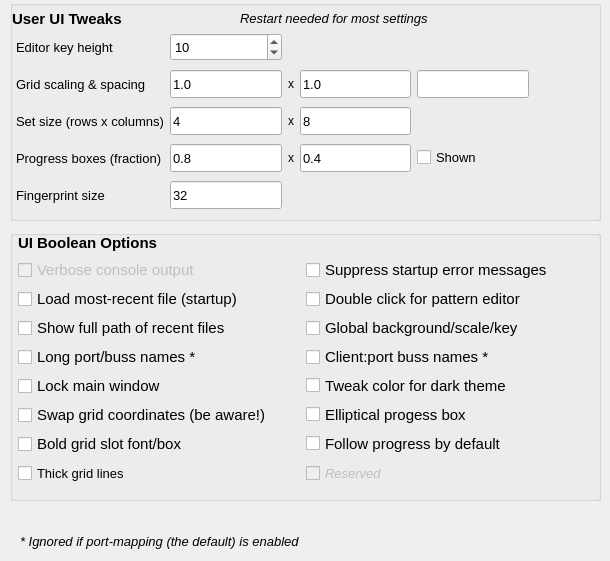
     <widget class="QWidget" name="tabDisplay">
      <property name="toolTip">
       <string>Provides some minor tweaks of the user-interface.  Edit the 'usr' file for far more control over settings.</string>
      </property>
      <attribute name="title">
       <string>&amp;Display</string>
      </attribute>
      <widget class="QGroupBox" name="groupBoxBooleanOptions">
       <property name="geometry">
        <rect>
         <x>10</x>
         <y>230</y>
         <width>591</width>
         <height>271</height>
        </rect>
       </property>
       <property name="font">
        <font>
         <pointsize>11</pointsize>
         <bold>false</bold>
        </font>
       </property>
       <property name="title">
        <string/>
       </property>
       <property name="flat">
        <bool>false</bool>
       </property>
       <widget class="QWidget" name="layoutWidgetBooleanOptions">
        <property name="geometry">
         <rect>
          <x>8</x>
          <y>4</y>
          <width>570</width>
          <height>251</height>
         </rect>
        </property>
        <layout class="QGridLayout" name="gridLayout">
         <item row="4" column="0">
          <widget class="QCheckBox" name="checkBoxLongBussNames">
           <property name="minimumSize">
            <size>
             <width>0</width>
             <height>24</height>
            </size>
           </property>
           <property name="maximumSize">
            <size>
             <width>16777215</width>
             <height>24</height>
            </size>
           </property>
           <property name="toolTip">
            <string>rc: [Seq66] port-naming = long</string>
           </property>
           <property name="text">
            <string>Long port/buss names *</string>
           </property>
          </widget>
         </item>
         <item row="1" column="0">
          <widget class="QCheckBox" name="checkBoxVerbose">
           <property name="enabled">
            <bool>false</bool>
           </property>
           <property name="minimumSize">
            <size>
             <width>0</width>
             <height>24</height>
            </size>
           </property>
           <property name="maximumSize">
            <size>
             <width>16777215</width>
             <height>24</height>
            </size>
           </property>
           <property name="toolTip">
            <string>Shows the status of rc / [Seq66] / verbose.
Always set to false at exit.</string>
           </property>
           <property name="text">
            <string>Verbose console output</string>
           </property>
          </widget>
         </item>
         <item row="4" column="1">
          <widget class="QCheckBox" name="checkBoxPairBussNames">
           <property name="minimumSize">
            <size>
             <width>0</width>
             <height>24</height>
            </size>
           </property>
           <property name="maximumSize">
            <size>
             <width>16777215</width>
             <height>24</height>
            </size>
           </property>
           <property name="toolTip">
            <string>rc: [Seq66] port-naming = pair</string>
           </property>
           <property name="text">
            <string>Client:port buss names *</string>
           </property>
          </widget>
         </item>
         <item row="3" column="1">
          <widget class="QCheckBox" name="checkBoxGlobalSeqFeature">
           <property name="minimumSize">
            <size>
             <width>0</width>
             <height>24</height>
            </size>
           </property>
           <property name="maximumSize">
            <size>
             <width>16777215</width>
             <height>24</height>
            </size>
           </property>
           <property name="toolTip">
            <string>usr: [user-interface-settings] global-seq-feature</string>
           </property>
           <property name="text">
            <string>Global background/scale/key</string>
           </property>
          </widget>
         </item>
         <item row="2" column="1">
          <widget class="QCheckBox" name="checkBoxDoubleClickEdit">
           <property name="minimumSize">
            <size>
             <width>0</width>
             <height>24</height>
            </size>
           </property>
           <property name="maximumSize">
            <size>
             <width>16777215</width>
             <height>24</height>
            </size>
           </property>
           <property name="toolTip">
            <string>rc: [interaction-method] double-click-edit</string>
           </property>
           <property name="text">
            <string>Double click for pattern editor</string>
           </property>
          </widget>
         </item>
         <item row="1" column="1">
          <widget class="QCheckBox" name="checkBoxQuiet">
           <property name="minimumSize">
            <size>
             <width>0</width>
             <height>24</height>
            </size>
           </property>
           <property name="maximumSize">
            <size>
             <width>16777215</width>
             <height>24</height>
            </size>
           </property>
           <property name="toolTip">
            <string>Enable to suppress error prompts at startup.
Useful if the prompts are going to be ignored
anyway.</string>
           </property>
           <property name="text">
            <string>Suppress startup error messages</string>
           </property>
          </widget>
         </item>
         <item row="6" column="0">
          <widget class="QCheckBox" name="checkBoxSwapCoordinates">
           <property name="minimumSize">
            <size>
             <width>0</width>
             <height>24</height>
            </size>
           </property>
           <property name="maximumSize">
            <size>
             <width>16777215</width>
             <height>24</height>
            </size>
           </property>
           <property name="toolTip">
            <string>usr: [user-interface-settings] swap-coordinates</string>
           </property>
           <property name="text">
            <string>Swap grid coordinates (be aware!)</string>
           </property>
          </widget>
         </item>
         <item row="5" column="1">
          <widget class="QCheckBox" name="checkBoxDarkTheme">
           <property name="toolTip">
            <string>usr: [user-interface-settings] dark-theme
Applies a couple of color tweaks, such as
using inverse font color for slots.</string>
           </property>
           <property name="text">
            <string>Tweak color for dark theme</string>
           </property>
          </widget>
         </item>
         <item row="6" column="1">
          <widget class="QCheckBox" name="checkBoxElliptical">
           <property name="toolTip">
            <string>usr: [user-interface-settings] progress-box-elliptical
If set, the grid slot progress boxes are ellipses.</string>
           </property>
           <property name="text">
            <string>Elliptical progess box</string>
           </property>
          </widget>
         </item>
         <item row="3" column="0">
          <widget class="QCheckBox" name="checkBoxShowFullRecentPaths">
           <property name="minimumSize">
            <size>
             <width>0</width>
             <height>24</height>
            </size>
           </property>
           <property name="maximumSize">
            <size>
             <width>16777215</width>
             <height>24</height>
            </size>
           </property>
           <property name="toolTip">
            <string>rc: [recent-files] full-paths</string>
           </property>
           <property name="text">
            <string>Show full path of recent files</string>
           </property>
          </widget>
         </item>
         <item row="2" column="0">
          <widget class="QCheckBox" name="checkBoxLoadMostRecent">
           <property name="minimumSize">
            <size>
             <width>0</width>
             <height>24</height>
            </size>
           </property>
           <property name="maximumSize">
            <size>
             <width>16777215</width>
             <height>24</height>
            </size>
           </property>
           <property name="toolTip">
            <string>Load most-recent file at startup. Works only if there
is no active playlist. rc: [recent-files] load-most-recent</string>
           </property>
           <property name="text">
            <string>Load most-recent file (startup)</string>
           </property>
          </widget>
         </item>
         <item row="7" column="1">
          <widget class="QCheckBox" name="checkBoxFollowProgress">
           <property name="toolTip">
            <string>usr: [user-interface-settings] follow-progress
Sets the default setting for the follow-progress
button in the piano rolls.</string>
           </property>
           <property name="text">
            <string>Follow progress by default</string>
           </property>
          </widget>
         </item>
         <item row="7" column="0">
          <widget class="QCheckBox" name="checkBoxBoldGridSlots">
           <property name="minimumSize">
            <size>
             <width>0</width>
             <height>24</height>
            </size>
           </property>
           <property name="maximumSize">
            <size>
             <width>16777215</width>
             <height>24</height>
            </size>
           </property>
           <property name="toolTip">
            <string>usr: [user-interface-settings] progress-bar-thick</string>
           </property>
           <property name="text">
            <string>Bold grid slot font/box</string>
           </property>
          </widget>
         </item>
         <item row="0" column="0">
          <widget class="QLabel" name="label_7">
           <property name="font">
            <font>
             <pointsize>11</pointsize>
             <bold>true</bold>
            </font>
           </property>
           <property name="text">
            <string>UI Boolean Options</string>
           </property>
          </widget>
         </item>
         <item row="5" column="0">
          <widget class="QCheckBox" name="checkBoxLockMainWindow">
           <property name="minimumSize">
            <size>
             <width>0</width>
             <height>24</height>
            </size>
           </property>
           <property name="maximumSize">
            <size>
             <width>16777215</width>
             <height>24</height>
            </size>
           </property>
           <property name="toolTip">
            <string>usr: [user-ui-tweaks] lock-main-window</string>
           </property>
           <property name="text">
            <string>Lock main window</string>
           </property>
          </widget>
         </item>
         <item row="8" column="0">
          <widget class="QCheckBox" name="checkBoxGridlinesThick">
           <property name="enabled">
            <bool>true</bool>
           </property>
           <property name="minimumSize">
            <size>
             <width>0</width>
             <height>24</height>
            </size>
           </property>
           <property name="maximumSize">
            <size>
             <width>16777215</width>
             <height>24</height>
            </size>
           </property>
           <property name="font">
            <font>
             <pointsize>10</pointsize>
             <italic>false</italic>
             <bold>false</bold>
            </font>
           </property>
           <property name="toolTip">
            <string>usr: [user-interface-settings] gridlines-thick</string>
           </property>
           <property name="text">
            <string>Thick grid lines</string>
           </property>
          </widget>
         </item>
         <item row="8" column="1">
          <widget class="QCheckBox" name="checkBox_2">
           <property name="enabled">
            <bool>false</bool>
           </property>
           <property name="minimumSize">
            <size>
             <width>0</width>
             <height>24</height>
            </size>
           </property>
           <property name="maximumSize">
            <size>
             <width>16777215</width>
             <height>24</height>
            </size>
           </property>
           <property name="font">
            <font>
             <pointsize>10</pointsize>
             <italic>true</italic>
             <bold>false</bold>
            </font>
           </property>
           <property name="text">
            <string>Reserved</string>
           </property>
          </widget>
         </item>
        </layout>
       </widget>
      </widget>
      <widget class="QWidget" name="layoutWidgetGuiOptions">
       <property name="geometry">
        <rect>
         <x>16</x>
         <y>30</y>
         <width>513</width>
         <height>183</height>
        </rect>
       </property>
       <layout class="QGridLayout" name="gridLayoutUiValues" columnstretch="8,0,0,0,0">
        <item row="3" column="4">
         <widget class="QCheckBox" name="checkBoxProgressBoxShown">
          <property name="font">
           <font>
            <pointsize>10</pointsize>
            <bold>false</bold>
           </font>
          </property>
          <property name="text">
           <string>Shown</string>
          </property>
         </widget>
        </item>
        <item row="1" column="3">
         <widget class="QLineEdit" name="lineEditUiScalingHeight">
          <property name="minimumSize">
           <size>
            <width>0</width>
            <height>28</height>
           </size>
          </property>
          <property name="maximumSize">
           <size>
            <width>16777215</width>
            <height>28</height>
           </size>
          </property>
          <property name="font">
           <font>
            <pointsize>10</pointsize>
            <bold>false</bold>
           </font>
          </property>
          <property name="toolTip">
           <string>Scales the height of main window at startup.
Range: 0.5 to 3.0</string>
          </property>
          <property name="text">
           <string>1.0</string>
          </property>
         </widget>
        </item>
        <item row="2" column="1">
         <widget class="QLineEdit" name="lineEditSetSize">
          <property name="enabled">
           <bool>true</bool>
          </property>
          <property name="minimumSize">
           <size>
            <width>0</width>
            <height>28</height>
           </size>
          </property>
          <property name="maximumSize">
           <size>
            <width>16777215</width>
            <height>28</height>
           </size>
          </property>
          <property name="font">
           <font>
            <pointsize>10</pointsize>
            <bold>false</bold>
           </font>
          </property>
          <property name="toolTip">
           <string>Set the set-size rows.
Range: 4 to 8. Default: 4.</string>
          </property>
          <property name="text">
           <string>4</string>
          </property>
         </widget>
        </item>
        <item row="3" column="0">
         <widget class="QLabel" name="labelProgressBoxSize">
          <property name="enabled">
           <bool>true</bool>
          </property>
          <property name="font">
           <font>
            <pointsize>10</pointsize>
            <bold>false</bold>
           </font>
          </property>
          <property name="toolTip">
           <string>usr: [user-ui-tweaks] progress-box-width, -height</string>
          </property>
          <property name="text">
           <string>Progress boxes (fraction)</string>
          </property>
         </widget>
        </item>
        <item row="4" column="1">
         <widget class="QLineEdit" name="lineEditFingerprintSize">
          <property name="enabled">
           <bool>true</bool>
          </property>
          <property name="minimumSize">
           <size>
            <width>0</width>
            <height>28</height>
           </size>
          </property>
          <property name="maximumSize">
           <size>
            <width>16777215</width>
            <height>28</height>
           </size>
          </property>
          <property name="font">
           <font>
            <pointsize>10</pointsize>
            <bold>false</bold>
           </font>
          </property>
          <property name="toolTip">
           <string>An abbreviated display of a long pattern to save CPU time.
If more notes than this value, a fingerprint is shown.
Range: 32 to 128, 0 disables.  Default: 32.</string>
          </property>
          <property name="text">
           <string>32</string>
          </property>
         </widget>
        </item>
        <item row="4" column="0">
         <widget class="QLabel" name="labelFingerprintSize">
          <property name="enabled">
           <bool>true</bool>
          </property>
          <property name="font">
           <font>
            <pointsize>10</pointsize>
            <bold>false</bold>
           </font>
          </property>
          <property name="toolTip">
           <string>usr: [user-ui-tweaks] fingerprint-size</string>
          </property>
          <property name="text">
           <string>Fingerprint size</string>
          </property>
         </widget>
        </item>
        <item row="0" column="0">
         <widget class="QLabel" name="labelEditorKeyHeight">
          <property name="sizePolicy">
           <sizepolicy hsizetype="Expanding" vsizetype="Minimum">
            <horstretch>0</horstretch>
            <verstretch>0</verstretch>
           </sizepolicy>
          </property>
          <property name="font">
           <font>
            <pointsize>10</pointsize>
            <bold>false</bold>
           </font>
          </property>
          <property name="toolTip">
           <string>usr: [user-ui-tweaks] key-height</string>
          </property>
          <property name="text">
           <string>Editor key height</string>
          </property>
         </widget>
        </item>
        <item row="1" column="4">
         <widget class="QLineEdit" name="lineEditGridSpacing">
          <property name="minimumSize">
           <size>
            <width>0</width>
            <height>28</height>
           </size>
          </property>
          <property name="maximumSize">
           <size>
            <width>16777215</width>
            <height>28</height>
           </size>
          </property>
          <property name="font">
           <font>
            <pointsize>10</pointsize>
            <bold>false</bold>
           </font>
          </property>
         </widget>
        </item>
        <item row="2" column="3">
         <widget class="QLineEdit" name="lineEditSetSizeColumns">
          <property name="enabled">
           <bool>true</bool>
          </property>
          <property name="minimumSize">
           <size>
            <width>0</width>
            <height>28</height>
           </size>
          </property>
          <property name="maximumSize">
           <size>
            <width>16777215</width>
            <height>28</height>
           </size>
          </property>
          <property name="font">
           <font>
            <pointsize>10</pointsize>
            <bold>false</bold>
           </font>
          </property>
          <property name="toolTip">
           <string>Set the set-size columns.
Range: 4 to 12. Default: 8.</string>
          </property>
          <property name="text">
           <string>8</string>
          </property>
         </widget>
        </item>
        <item row="3" column="3">
         <widget class="QLineEdit" name="lineEditProgressBoxHeight">
          <property name="enabled">
           <bool>true</bool>
          </property>
          <property name="minimumSize">
           <size>
            <width>0</width>
            <height>28</height>
           </size>
          </property>
          <property name="maximumSize">
           <size>
            <width>16777215</width>
            <height>28</height>
           </size>
          </property>
          <property name="font">
           <font>
            <pointsize>10</pointsize>
            <bold>false</bold>
           </font>
          </property>
          <property name="toolTip">
           <string>Heights of the progress box as a fraction of button height. Range: 0.1 to 1.0. Default: 0.4.</string>
          </property>
          <property name="text">
           <string>0.4</string>
          </property>
         </widget>
        </item>
        <item row="3" column="1">
         <widget class="QLineEdit" name="lineEditProgressBox">
          <property name="enabled">
           <bool>true</bool>
          </property>
          <property name="minimumSize">
           <size>
            <width>0</width>
            <height>28</height>
           </size>
          </property>
          <property name="maximumSize">
           <size>
            <width>16777215</width>
            <height>28</height>
           </size>
          </property>
          <property name="font">
           <font>
            <pointsize>10</pointsize>
            <bold>false</bold>
           </font>
          </property>
          <property name="toolTip">
           <string>Width of the progress box as a fraction of button width.
Range: 0.5 to 1.0. Default: 0.8.</string>
          </property>
          <property name="text">
           <string>0.8</string>
          </property>
         </widget>
        </item>
        <item row="2" column="2">
         <widget class="QLabel" name="label_x2">
          <property name="enabled">
           <bool>true</bool>
          </property>
          <property name="text">
           <string>x</string>
          </property>
         </widget>
        </item>
        <item row="0" column="1">
         <widget class="QSpinBox" name="spinKeyHeight">
          <property name="minimumSize">
           <size>
            <width>68</width>
            <height>28</height>
           </size>
          </property>
          <property name="maximumSize">
           <size>
            <width>16777215</width>
            <height>28</height>
           </size>
          </property>
          <property name="font">
           <font>
            <pointsize>10</pointsize>
            <bold>false</bold>
           </font>
          </property>
          <property name="toolTip">
           <string>Sets default height of piano keys in the pattern editor.
Ranges from 6 to 32.  The &quot;-0+&quot; buttons or &quot;v0V&quot; keys
zoom vertically.</string>
          </property>
          <property name="minimum">
           <number>4</number>
          </property>
          <property name="maximum">
           <number>24</number>
          </property>
          <property name="value">
           <number>10</number>
          </property>
         </widget>
        </item>
        <item row="1" column="2">
         <widget class="QLabel" name="label_x">
          <property name="text">
           <string>x</string>
          </property>
         </widget>
        </item>
        <item row="2" column="0">
         <widget class="QLabel" name="labelSetSizeRows">
          <property name="enabled">
           <bool>true</bool>
          </property>
          <property name="font">
           <font>
            <pointsize>10</pointsize>
            <bold>false</bold>
           </font>
          </property>
          <property name="toolTip">
           <string>usr: [user-interface-settings] mainwnd-rows, -columns</string>
          </property>
          <property name="text">
           <string>Set size (rows x columns)</string>
          </property>
         </widget>
        </item>
        <item row="3" column="2">
         <widget class="QLabel" name="label_x3">
          <property name="enabled">
           <bool>true</bool>
          </property>
          <property name="text">
           <string>x</string>
          </property>
         </widget>
        </item>
        <item row="1" column="0">
         <widget class="QLabel" name="labelUiScaling">
          <property name="font">
           <font>
            <pointsize>10</pointsize>
            <bold>false</bold>
           </font>
          </property>
          <property name="toolTip">
           <string>usr: [user-interface-settings] window-scale, -y</string>
          </property>
          <property name="text">
           <string>Grid scaling &amp; spacing</string>
          </property>
         </widget>
        </item>
        <item row="1" column="1">
         <widget class="QLineEdit" name="lineEditUiScaling">
          <property name="minimumSize">
           <size>
            <width>0</width>
            <height>28</height>
           </size>
          </property>
          <property name="maximumSize">
           <size>
            <width>16777215</width>
            <height>28</height>
           </size>
          </property>
          <property name="font">
           <font>
            <pointsize>10</pointsize>
            <bold>false</bold>
           </font>
          </property>
          <property name="toolTip">
           <string>Scales the width of the main window at startup.
Range: 0.5 to 3.0</string>
          </property>
          <property name="text">
           <string>1.0</string>
          </property>
         </widget>
        </item>
       </layout>
      </widget>
      <widget class="QLabel" name="labelRestartNeeded">
       <property name="geometry">
        <rect>
         <x>240</x>
         <y>10</y>
         <width>281</width>
         <height>16</height>
        </rect>
       </property>
       <property name="font">
        <font>
         <pointsize>10</pointsize>
         <italic>true</italic>
         <bold>false</bold>
        </font>
       </property>
       <property name="text">
        <string>Restart needed for most settings</string>
       </property>
      </widget>
      <widget class="QLabel" name="label_6">
       <property name="geometry">
        <rect>
         <x>12</x>
         <y>10</y>
         <width>161</width>
         <height>17</height>
        </rect>
       </property>
       <property name="font">
        <font>
         <pointsize>11</pointsize>
         <bold>true</bold>
        </font>
       </property>
       <property name="text">
        <string>User UI Tweaks</string>
       </property>
      </widget>
      <widget class="QLabel" name="label_19">
       <property name="geometry">
        <rect>
         <x>20</x>
         <y>530</y>
         <width>551</width>
         <height>22</height>
        </rect>
       </property>
       <property name="font">
        <font>
         <pointsize>10</pointsize>
         <italic>true</italic>
         <bold>false</bold>
        </font>
       </property>
       <property name="text">
        <string>* Ignored if port-mapping (the default) is enabled</string>
       </property>
      </widget>
      <widget class="QGroupBox" name="groupBox_4">
       <property name="geometry">
        <rect>
         <x>10</x>
         <y>0</y>
         <width>591</width>
         <height>221</height>
        </rect>
       </property>
       <property name="title">
        <string/>
       </property>
      </widget>
      <zorder>groupBox_4</zorder>
      <zorder>groupBoxBooleanOptions</zorder>
      <zorder>layoutWidgetGuiOptions</zorder>
      <zorder>labelRestartNeeded</zorder>
      <zorder>label_6</zorder>
      <zorder>label_19</zorder>
     </widget>
